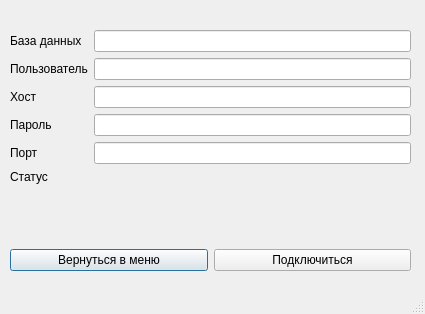
<?xml version="1.0" encoding="UTF-8"?>
<ui version="4.0">
 <class>setsettings</class>
 <widget class="QDialog" name="setsettings">
  <property name="geometry">
   <rect>
    <x>0</x>
    <y>0</y>
    <width>425</width>
    <height>314</height>
   </rect>
  </property>
  <property name="windowTitle">
   <string>Dialog</string>
  </property>
  <property name="sizeGripEnabled">
   <bool>true</bool>
  </property>
  <widget class="QWidget" name="formLayoutWidget">
   <property name="geometry">
    <rect>
     <x>10</x>
     <y>30</y>
     <width>401</width>
     <height>181</height>
    </rect>
   </property>
   <layout class="QFormLayout" name="formLayout">
    <property name="horizontalSpacing">
     <number>6</number>
    </property>
    <property name="leftMargin">
     <number>0</number>
    </property>
    <item row="0" column="0">
     <widget class="QLabel" name="label">
      <property name="text">
       <string>База данных</string>
      </property>
     </widget>
    </item>
    <item row="0" column="1">
     <widget class="QLineEdit" name="db_line"/>
    </item>
    <item row="1" column="0">
     <widget class="QLabel" name="label_2">
      <property name="text">
       <string>Пользователь</string>
      </property>
     </widget>
    </item>
    <item row="1" column="1">
     <widget class="QLineEdit" name="user_line"/>
    </item>
    <item row="2" column="0">
     <widget class="QLabel" name="label_3">
      <property name="text">
       <string>Хост</string>
      </property>
     </widget>
    </item>
    <item row="3" column="0">
     <widget class="QLabel" name="label_4">
      <property name="text">
       <string>Пароль</string>
      </property>
     </widget>
    </item>
    <item row="2" column="1">
     <widget class="QLineEdit" name="host_line"/>
    </item>
    <item row="3" column="1">
     <widget class="QLineEdit" name="pass_line"/>
    </item>
    <item row="4" column="0">
     <widget class="QLabel" name="label_5">
      <property name="text">
       <string>Порт</string>
      </property>
     </widget>
    </item>
    <item row="4" column="1">
     <widget class="QLineEdit" name="port_line"/>
    </item>
    <item row="5" column="0">
     <widget class="QLabel" name="label_6">
      <property name="text">
       <string>Статус</string>
      </property>
     </widget>
    </item>
    <item row="5" column="1">
     <widget class="QLabel" name="status">
      <property name="text">
       <string/>
      </property>
     </widget>
    </item>
   </layout>
  </widget>
  <widget class="QWidget" name="horizontalLayoutWidget">
   <property name="geometry">
    <rect>
     <x>10</x>
     <y>220</y>
     <width>401</width>
     <height>80</height>
    </rect>
   </property>
   <layout class="QHBoxLayout" name="horizontalLayout">
    <item>
     <widget class="QPushButton" name="pushButton">
      <property name="text">
       <string>Вернуться в меню</string>
      </property>
     </widget>
    </item>
    <item>
     <widget class="QPushButton" name="pushButton_2">
      <property name="text">
       <string>Подключиться</string>
      </property>
     </widget>
    </item>
   </layout>
  </widget>
 </widget>
 <resources/>
 <connections/>
</ui>
